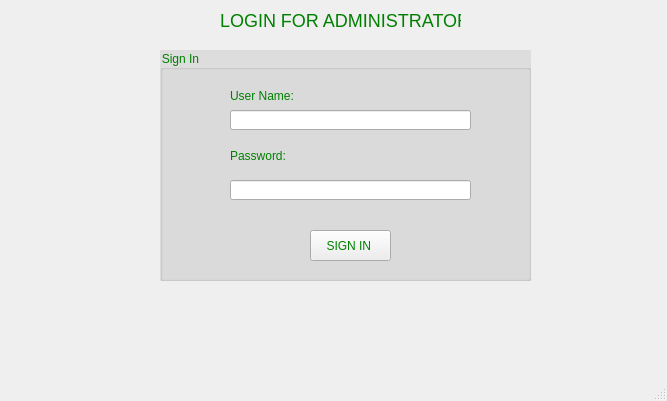
<?xml version="1.0" encoding="UTF-8"?>
<ui version="4.0">
 <class>Login</class>
 <widget class="QMainWindow" name="Login">
  <property name="geometry">
   <rect>
    <x>0</x>
    <y>0</y>
    <width>667</width>
    <height>401</height>
   </rect>
  </property>
  <property name="windowTitle">
   <string>Login</string>
  </property>
  <widget class="QWidget" name="centralwidget">
   <widget class="QLabel" name="label_title">
    <property name="geometry">
     <rect>
      <x>220</x>
      <y>10</y>
      <width>241</width>
      <height>21</height>
     </rect>
    </property>
    <property name="styleSheet">
     <string notr="true">#label_title{
	color: green;
	font-size: 18px;
}</string>
    </property>
    <property name="text">
     <string>LOGIN FOR ADMINISTRATOR</string>
    </property>
   </widget>
   <widget class="QGroupBox" name="groupBox">
    <property name="geometry">
     <rect>
      <x>160</x>
      <y>50</y>
      <width>371</width>
      <height>231</height>
     </rect>
    </property>
    <property name="styleSheet">
     <string notr="true">QGroupBox{
	background-color: #DDDDDD;
	color: green;
}</string>
    </property>
    <property name="title">
     <string>Sign In</string>
    </property>
    <widget class="QPushButton" name="pushButton_login">
     <property name="geometry">
      <rect>
       <x>150</x>
       <y>180</y>
       <width>81</width>
       <height>31</height>
      </rect>
     </property>
     <property name="styleSheet">
      <string notr="true">#pushButton_login{
	font: 8pt &quot;MS Sans Serif&quot;;
	background-color:  #eeeeee;
    color: green;
	
}
</string>
     </property>
     <property name="text">
      <string>SIGN IN </string>
     </property>
    </widget>
    <widget class="QLabel" name="label_username">
     <property name="geometry">
      <rect>
       <x>70</x>
       <y>30</y>
       <width>221</width>
       <height>31</height>
      </rect>
     </property>
     <property name="styleSheet">
      <string notr="true">QLabel{
	color: green;
}</string>
     </property>
     <property name="text">
      <string>User Name:</string>
     </property>
    </widget>
    <widget class="QLineEdit" name="lineEdit_username">
     <property name="geometry">
      <rect>
       <x>70</x>
       <y>60</y>
       <width>241</width>
       <height>20</height>
      </rect>
     </property>
    </widget>
    <widget class="QLabel" name="label_password">
     <property name="geometry">
      <rect>
       <x>70</x>
       <y>90</y>
       <width>234</width>
       <height>31</height>
      </rect>
     </property>
     <property name="styleSheet">
      <string notr="true">QLabel{
	color: green;
}</string>
     </property>
     <property name="text">
      <string>Password:</string>
     </property>
    </widget>
    <widget class="QLineEdit" name="lineEdit_password">
     <property name="geometry">
      <rect>
       <x>70</x>
       <y>130</y>
       <width>241</width>
       <height>20</height>
      </rect>
     </property>
     <property name="echoMode">
      <enum>QLineEdit::Password</enum>
     </property>
    </widget>
   </widget>
  </widget>
  <widget class="QMenuBar" name="menubar">
   <property name="geometry">
    <rect>
     <x>0</x>
     <y>0</y>
     <width>667</width>
     <height>21</height>
    </rect>
   </property>
  </widget>
  <widget class="QStatusBar" name="statusbar"/>
 </widget>
 <resources/>
 <connections/>
</ui>
